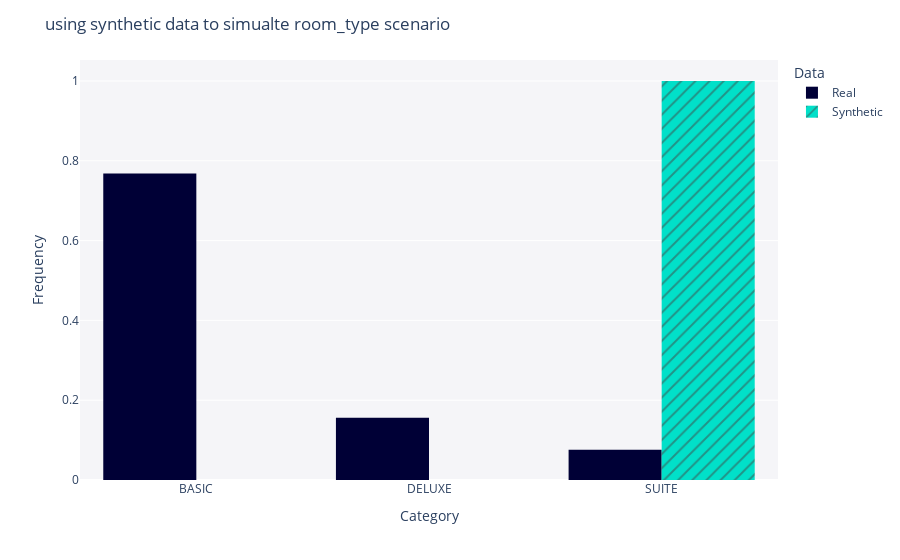

Source (notebook cell):
### Code cell
# verify the result

fig = get_column_plot(
    real_data=real_data,
    synthetic_data=simulated_synthetic_data,
    column_name="room_type",
    metadata=metadata,
)

fig.update_layout(
    title="using synthetic data to simualte room_type scenario"
)

fig.show()

### Figure 1 — Plotly figure (JSON) as saved in the notebook; plotly's stock layout.template omitted (floating-point values rounded to 4 significant figures; data arrays with more than 128 entries replaced by an {"elided": "..."} marker saying what was removed)
{"data": [{"alignmentgroup": "True", "bingroup": "x", "histnorm": "probability density", "hovertemplate": "<b>Real</b><br>Frequency: %{y}<extra></extra>", "legendgroup": "Real", "marker": {"color": "#000036", "pattern": {"shape": ""}}, "name": "Real", "offsetgroup": "Real", "orientation": "v", "showlegend": true, "type": "histogram", "x": {"elided": "500 str values"}, "xaxis": "x", "yaxis": "y"}, {"alignmentgroup": "True", "bingroup": "x", "histnorm": "probability density", "hovertemplate": "<b>Synthetic</b><br>Frequency: %{y}<extra></extra>", "legendgroup": "Synthetic", "marker": {"color": "#01E0C9", "pattern": {"shape": "/"}}, "name": "Synthetic", "offsetgroup": "Synthetic", "orientation": "v", "showlegend": true, "type": "histogram", "x": {"elided": "500 str values"}, "xaxis": "x", "yaxis": "y"}], "layout": {"autosize": true, "barmode": "group", "legend": {"title": {"text": "Data"}, "tracegroupgap": 0}, "margin": {"t": 60}, "plot_bgcolor": "#F5F5F8", "title": {"text": "using synthetic data to simualte room_type scenario"}, "xaxis": {"anchor": "y", "autorange": true, "domain": [0, 1], "range": [-0.5, 2.5], "title": {"text": "Category"}, "type": "category"}, "yaxis": {"anchor": "x", "autorange": true, "domain": [0, 1], "range": [0, 1.053], "title": {"text": "Frequency"}}}}
